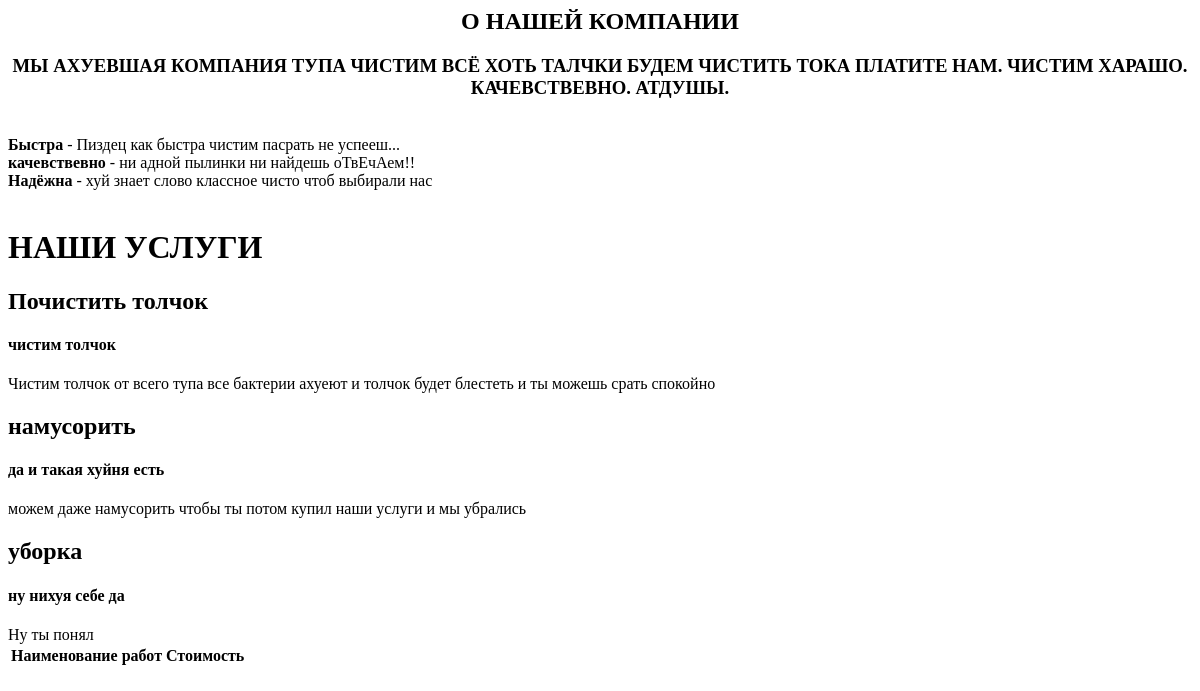
/, run on an earlier commit of the app's database.
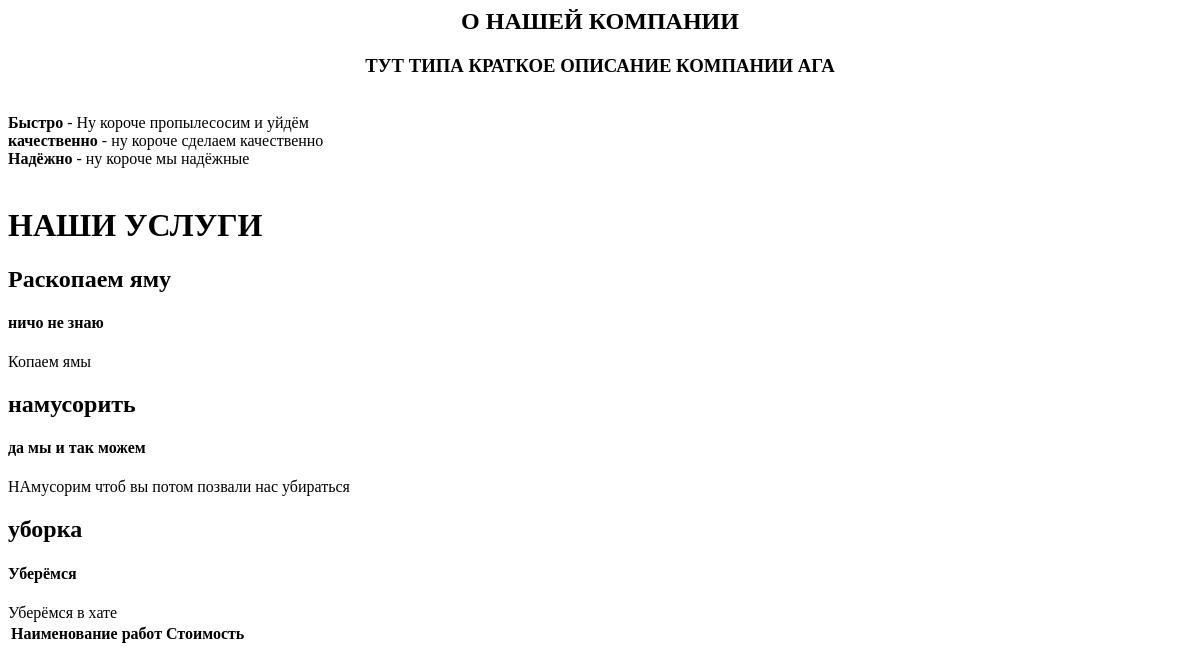
And on a later commit of the database.
### main/models.py (models this page shows)
class ShortInfoAboutCompany(models.Model):
	text_about = models.TextField()
	class Meta:
		verbose_name = 'Краткая информация о компании'
		verbose_name_plural = 'Краткая информация о компании'

class InfoItem(models.Model):
	info_name = models.CharField(max_length=20, unique=True)
	info_description = models.TextField()
	class Meta:
		verbose_name = 'Пункт информации'
		verbose_name_plural = 'Пукнты информации'

class Service(models.Model):
	name = models.CharField(max_length=30, unique=True)
	short_desc = models.TextField()
	description = models.TextField()
	class Meta:
		verbose_name = 'Услуга'
		verbose_name_plural = 'Услуги'

### main/views.py (the view)
# urls.py: path('', views.index),
def index(request):
	qs_short_info = ShortInfoAboutCompany.objects.all()[0]
	qs_info_item = InfoItem.objects.all()
	qs_service = Service.objects.all()
	qs_worksnames = ServiceWorksNames.objects.all()
	combined_worknames = combine_items(qs_worksnames)
	print(combined_worknames)
	return render(request, 'main/main.html', {'short_info': qs_short_info, 'info_item': qs_info_item,
										  'service': qs_service, 'combined': combined_worknames
										})

### main/views.py (called while the page is built)
def combine_items(q_set):
	combined = defaultdict(list)
	for item in q_set:
		combined[item.min_price].append(item.work_title)
	return combined

### templates/main/main.html (shortened to what this page needs)
<center><h2>О НАШЕЙ КОМПАНИИ</h2></center>
<center><h3>{{ short_info.text_about }}</h3></center>
{% for item in info_item %}
	<b>{{ item.info_name }}</b> - {{ item.info_description }}<br />
{% endfor %}
<h1>НАШИ УСЛУГИ</h1>
{% for item in service %}
	<h2>{{ item.name }}</h2>
	<h4>{{ item.short_desc }}</h4>
	{{ item.description }}
{% endfor %}<br />
<table>
	<tr>
		<th>Наименование работ</th><th>Стоимость</th>
	</tr>
</table>

What changed in the data, as far as the page shows it:
removed Service: name "Почистить толчок", short_desc "чистим толчок", description "Чистим толчок от всего тупа все бактерии ахуеют и толчок будет блестеть и ты можешь срать спокойно"
changed ShortInfoAboutCompany: text_about "МЫ АХУЕВШАЯ КОМПАНИЯ ТУПА ЧИСТИМ ВСЁ ХОТЬ ТАЛЧКИ БУДЕМ ЧИСТИТЬ ТОКА ПЛАТИТЕ НАМ. ЧИСТИМ ХАРАШО. КАЧЕВСТВЕВНО. АТДУШЫ." → "ТУТ ТИПА КРАТКОЕ ОПИСАНИЕ КОМПАНИИ АГА"
changed InfoItem: info_name "Быстра" → "Быстро"; info_description "Пиздец как быстра чистим пасрать не успееш..." → "Ну короче пропылесосим и уйдём"
changed InfoItem: info_name "качевствевно" → "качественно"; info_description "ни адной пылинки ни найдешь оТвЕчАем!!" → "ну короче сделаем качественно"
changed InfoItem: info_name "Надёжна" → "Надёжно"; info_description "хуй знает слово классное чисто чтоб выбирали нас" → "ну короче мы надёжные"
added Service: name "Раскопаем яму", short_desc "ничо не знаю", description "Копаем ямы"
changed Service "намусорить": short_desc "да и такая хуйня есть" → "да мы и так можем"; description "можем даже намусорить чтобы ты потом купил наши услуги и мы убрались" → "НАмусорим чтоб вы потом позвали нас убираться"
changed Service "уборка": short_desc "ну нихуя себе да" → "Уберёмся"; description "Ну ты понял" → "Уберёмся в хате"
